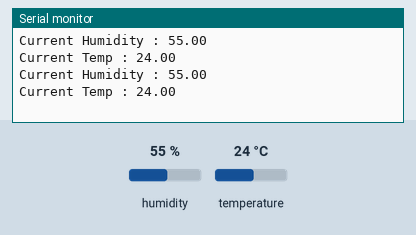
Simulated run of this sketch. Board: Arduino Uno, built with avr-gcc and run on an emulated ATmega328P. Shown: the last lines printed to the serial monitor. Inputs (shaded band) come from the test bench; at power-on: humidity 55 %, temperature 24 °C.

Above: at 7.8 s.
7.9 s: humidity set to 22 %
At 12.7 s:
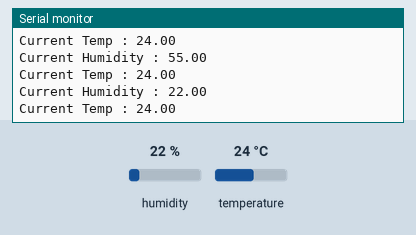
14.2 s: temperature set to 12 °C
At 17.9 s:
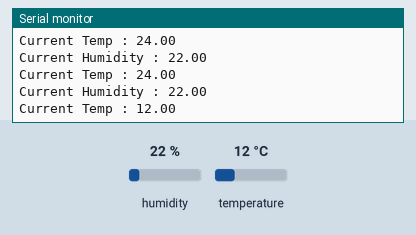
20.5 s: humidity set to 40 %
At 23.2 s:
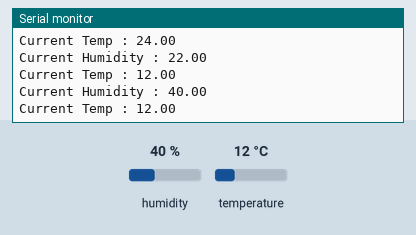
Timing chart, 0 to 24.7 s (numbered marks = the images above; inputs shaded):
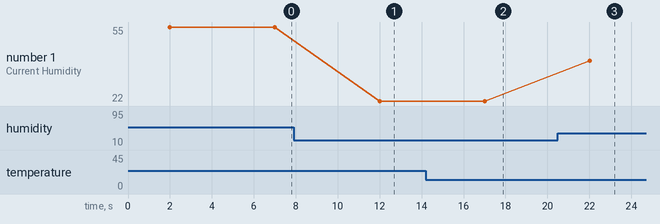

Measured:
- after the input at 7.9 s, the serial monitor: prints a new line after 4.1 s (image 1)
- after the input at 14.2 s, the serial monitor: prints a new line after 2.8 s (image 2)
- after the input at 20.5 s, the serial monitor: prints a new line after 1.5 s (image 3)
- plotted number 1: 55 → 22 after the input at 7.9 s, 22 → 40 after the input at 20.5 s

The sketch:

NodeMcu_With_DHT11.ino
```cpp
#include "DHT.h"

DHT dht;
void setup() {
  Serial.begin(9600);
  dht.setup(13); // D7 of node mcu
  }

void loop() {
  delay(dht.getMinimumSamplingPeriod());
  Serial.print("Current Humidity : ");
  Serial.print(dht.getHumidity());
  Serial.print("\n");
  Serial.print("Current Temp : ");
  Serial.print(dht.getTemperature());
  Serial.print("\n");
  delay(3000);
  }
```
